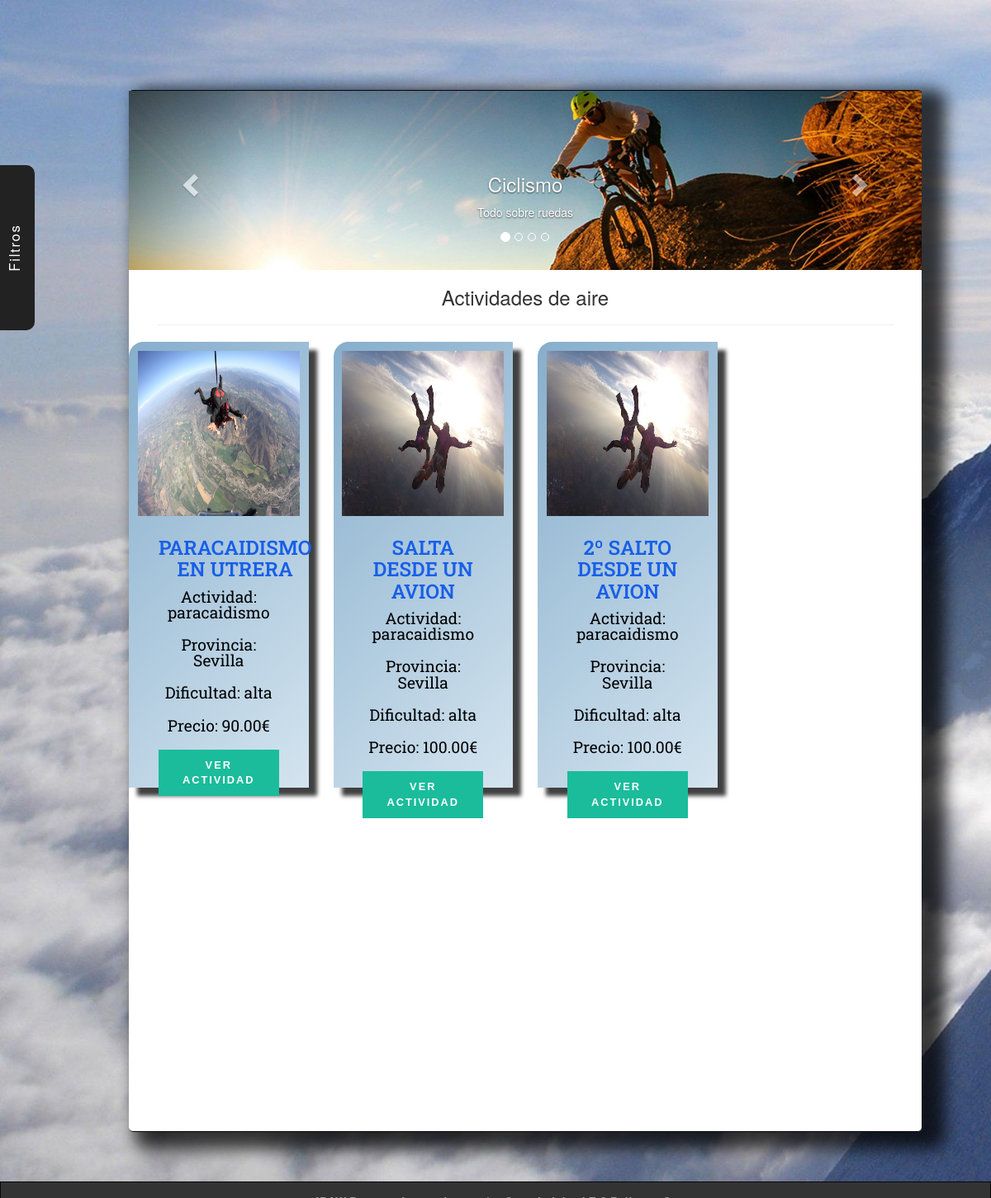
The app's page /PI_2018/index.php?category=aire with its own data.
### tables this page shows
CREATE TABLE oferta(
	id int NOT NULL AUTO_INCREMENT,
	cif_empresa varchar(9),
	nombre varchar(35),
	provincia varchar(30),
	municipio varchar(30),
	duracion varchar(30),
	num_plazas int,
	tipo_actividad varchar(30),
	descripcion varchar(150),
	localizacion varchar(30),
	precio double(5,2),
	dificultad varchar(15),
  imagen_oferta varchar(100),
  categoria varchar(20),
	fecha_inicio date,
	fecha_fin date,
	PRIMARY KEY (id),
	FOREIGN KEY (cif_empresa) REFERENCES empresa(cif)
);

### PI_2018/index.php (the view, shortened to what this page needs)
<?php
include 'php/connection.php';
$global_sql = "SELECT * FROM oferta ORDER BY fecha_inicio DESC";
$global_cont_sql = "SELECT COUNT(*) AS `count` FROM `oferta`";
if (isset($_GET['category'])) {
    $categoria = $_GET['category'];
    $global_cont_sql = "SELECT COUNT(*) AS `count` FROM `oferta` WHERE categoria = "."'$categoria'";
    $global_sql = "select * from oferta where categoria = "."'$categoria'";
}
?>
<!DOCTYPE html>
<html>
<head>
	<link rel="stylesheet" type="text/css" href="./css/style.css">
	<link rel="stylesheet" href="https://maxcdn.bootstrapcdn.com/bootstrap/3.3.7/css/bootstrap.min.css">
</head>
<body>
<button id="btnFiltros" class="btnIndex btn-contact">Filtros</button>
<nav class="menuPrincipalUser">
</nav>
<aside class="filtroBusqueda">
</aside>
<section>
	<article class="index">
		<div id="myCarousel" class="carousel slide carousel-generico" data-ride="carousel">
		  <ol class="carousel-indicators">
		    <li data-target="#myCarousel" data-slide-to="0" class="active"></li>
		    <li data-target="#myCarousel" data-slide-to="1"></li>
		    <li data-target="#myCarousel" data-slide-to="2"></li>
		    <li data-target="#myCarousel" data-slide-to="3"></li>
		  </ol>
		  <div class="carousel-inner" role="listbox">
		    <div class="item active">
		      <img src="./img/ciclismo-slider.jpg" alt="ciclismo">
		      <div class="carousel-caption">
		        <h3>Ciclismo</h3>
			        <p>Todo sobre ruedas</p>
		      </div>
		    </div>
		  </div>
		  <a class="left carousel-control" href="#myCarousel" role="button" data-slide="prev">
		    <span class="glyphicon glyphicon-chevron-left" aria-hidden="true"></span>
		  </a>
		  <a class="right carousel-control" href="#myCarousel" role="button" data-slide="next">
		    <span class="glyphicon glyphicon-chevron-right" aria-hidden="true"></span>
		  </a>
		</div>
	</article>
	<article class="index offers">
        <div class="row tabla">
        <?php
        	$result = $conexion->query($global_cont_sql);
			$fila = $row = $result->fetch_assoc();
			$ofertas_encontradas = $fila['count'];
            $sql = $global_sql;
            $result = $conexion->query($sql);
            if (isset($_GET['load'])) {
                echo "<div id='load_more'><h3>Todas las actividades</h3><hr style='width: 90%'/>";
                for ($i = 1; $i <= $ofertas_encontradas; $i++) {
                    $row = $result->fetch_assoc();
                    $img = $row['imagen_oferta'];
                    $nombre = $row['nombre'];
                    $provincia = $row['provincia'];
                    $actividad = $row['tipo_actividad'];
                    $precio = $row['precio'];
                    $dificultad = $row['dificultad'];
                    echo '
                                       <div class="snip1208 col-md-4 col-xs-12 col-lg-3 col-sm-6">
                                       <div class="aaa">
                                          <img src="img/oferta/'.$img.'" alt="Oferta de actividad"/>
                                          <figcaption>
                                          <h3 id="nombre">'.$nombre.'</h3>
                                          <p id="actividad">Actividad: '.$actividad.'</p>
                                          <p id="provincia">Provincia: '.$provincia.'</p>
                                          <p id="dificultad">Dificultad: '.$dificultad.'</p>
                                          <p id="precio">Precio: '.$precio.'€</p>
                                          <button>Ver actividad</button>
                                          </figcaption><a href="content/oferta.php?id='.$row['id'].'"></a>
                                      </div></div>
                ';
                }
            } else if (isset($_GET['category'])) {
                echo "<div id='bloque_destacados'><h3>Actividades de {$_GET['category']}</h3><hr style='width: 90%'/>";
                for ($i = 1; $i <= $ofertas_encontradas; $i++) {
                    $row = $result->fetch_assoc();
                    $img = $row['imagen_oferta'];
                    $nombre = $row['nombre'];
                    $provincia = $row['provincia'];
                    $actividad = $row['tipo_actividad'];
                    $precio = $row['precio'];
                    $dificultad = $row['dificultad'];
                    echo '   <div class="snip1208 col-md-4 col-xs-12 col-lg-3 col-sm-6">
                    <div class="aaa">
                                          <img src="img/oferta/'.$img.'" alt="Oferta de actividad"/>
                                          <figcaption>
                                          <h3 id="nombre">'.$nombre.'</h3>
                                          <p id="actividad">Actividad: '.$actividad.'</p>
                                          <p id="provincia">Provincia: '.$provincia.'</p>
                                          <p id="dificultad">Dificultad: '.$dificultad.'</p>
                                          <p id="precio">Precio: '.$precio.'€</p>
                                          <button>Ver actividad</button>
                                          </figcaption><a href="content/oferta.php?id='.$row['id'].'"></a>
                                      </div></div>';
                }
            }
        ?>
  		</div>
  </article>
</section>
<footer class="pie">
</footer>
</body>
</html>

### PI_2018/css/style.css (style rules this page uses)
body, html { -width: 100%; min-height: 100%; height: 100% !important; top:0; left:0; }
body { font-family: Roboto Slab; font-size: 1.6em; background: url("./../img/fondos/fondo4.jpg"); background-repeat: no-repeat; background-attachment: fixed; background-size: cover; }
nav { width: 80%; height: 7.5%; float: right; margin-right: 7%; }
section { background-color: white; width: 80%; min-height: 87%; margin-left: 13%; float: left; border-top-style: solid; border-bottom-style: solid; border-width: 1px; border-color: #080808; border-radius: 5px; -webkit-box-shadow: 18px 10px 19px 11px rgba(0,0,0,0.75); -moz-box-shadow: 18px 10px 19px 11px rgba(0,0,0,0.75); box-shadow: 18px 10px 19px 11px rgba(0,0,0,0.75); z-index: -1000; }
article { width: 100%; display: inline-block; text-align: center; }
aside { margin-top: 150px; position: absolute; width: 13%; min-height: 87.5%; height: auto; padding-left: 1%; padding-right: 1%; }
footer { width: 100%; height: 10%; float: left; margin-top: 5%; }
.filtroBusqueda { background-color: transparent; }
.menuPrincipalUser { background-color: transparent; }
.pie { background-color: #333; }
.index { width: 100%; background-color: white; text-align: center; }
.aaa { padding: 5%; border-radius: 18px 0px 0px 0px; -moz-border-radius: 18px 0px 0px 0px; -webkit-border-radius: 18px 0px 0px 0px; border: #000000; -webkit-box-shadow: 10px 10px 5px 0px rgba(0,0,0,0.75); -moz-box-shadow: 10px 10px 5px 0px rgba(0,0,0,0.75); box-shadow: 10px 10px 5px 0px rgba(0,0,0,0.75); background: rgba(134,174,204,1); background: -moz-linear-gradient(-45deg, rgba(134,174,204,1) 0%, rgba(212,228,239,1) 100%); background: -webkit-gradient(left top, right bottom, color-stop(0%, rgba(134,174,204,1)), color-stop(100%, rgba(212,228,239,1))); background: -webkit-linear-gradient(-45deg, rgba(134,174,204,1) 0%, rgba(212,228,239,1) 100%); background: -o-linear-gradient(-45deg, rgba(134,174,204,1) 0%, rgba(212,228,239,1) 100%); background: -ms-linear-gradient(-45deg, rgba(134,174,204,1) 0%, rgba(212,228,239,1) 100%); background: linear-gradient(135deg, rgba(134,174,204,1) 0%, rgba(212,228,239,1) 100%); filter: progid:DXImageTransform.Microsoft.gradient( startColorstr='#86aecc', endColorstr='#d4e4ef', GradientType=1 ); height: 90%; min-height: 90%; }
.snip1208 { font-family: 'Raleway', Arial, sans-serif; text-align: center; overflow: hidden; height: 600px; text-align: -webkit-center; color: #000000; font-size: 16px; }
.snip1208 * { -webkit-box-sizing: border-box; box-sizing: border-box; -webkit-transition: all 0.2s ease; transition: all 0.2s ease; }
.snip1208 img { max-width: 100%; width: 100%; height: 200px; -webkit-transform-origin: 50% 100%; transform-origin: 50% 100%; -webkit-transition: all 0.4s ease; transition: all 0.4s ease; }
.snip1208 figcaption { padding: 25px; position: relative; }
.snip1208 h3, .snip1208 p { margin: 0; padding: 0; font-family: Roboto Slab; }
.snip1208 h3 { margin-bottom: 10px; display: inline-block; font-weight: 600; color: #185fe8; text-transform: uppercase; }
.snip1208 p { font-size: 1.2em; margin-bottom: 20px; line-height: 1em; }
.snip1208 button { border: medium none; padding: 10px 20px; background-color: #1abc9c; font-weight: 800; color: #ffffff; letter-spacing: 2px; text-transform: uppercase; font-size: 0.8em; }
.snip1208 a { left: 0; right: 0; top: 0; bottom: 0; position: absolute; z-index: 1; }
#bloque_destacados { width: 100%; height: auto; }
.tabla { margin: 0 }
#btnFiltros { position: absolute; left: -220px; top: 200px; z-index: 10000; padding-top: 1%; background-color: #222; color: white; font-size: 1.2em; letter-spacing: 0.1em; }
.btnIndex { height: 62px; width: 200px; background-color: white; color: black; border-radius: 0px 0px 10px 10px; -moz-border-radius: 0px 0px 10px 10px; -webkit-border-radius: 0px 0px 10px 10px; border: 0px solid #000000; cursor: pointer; z-index: 1000; }
.btn-contact { transform: rotate(-90deg); transform-origin: 100% 0; }

### PI_2018/components/index/pie/css/style.css (style rules this page uses)
footer { background-color: #222; border-style: solid; border-width: 1px; border-color: #080808; color: #9d9d9d; font-size: 1em; font-weight: bold; text-align: center; vertical-align: middle; padding-top: 13px; }

### records on screen
oferta: imagen_oferta (picture), nombre "PARACAIDISMO EN UTRERA", tipo_actividad "paracaidismo", provincia "Sevilla", dificultad "alta", precio "90.00"
oferta: imagen_oferta (picture), nombre "SALTA DESDE UN AVION", tipo_actividad "paracaidismo", provincia "Sevilla", dificultad "alta", precio "100.00"
oferta: imagen_oferta (picture), nombre "2º SALTO DESDE UN AVION", tipo_actividad "paracaidismo", provincia "Sevilla", dificultad "alta", precio "100.00"

### other values on screen
$_GET['category'] "aire"
